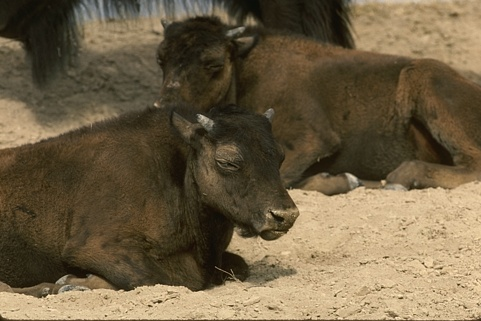
#> input picture Experiments/Image Segmentation exp - v2/Image2/41033.jpg, 481 x 321 px
$ jupyter execute _FCM_imageSegmentation_original-cluster_36.ipynb
#> lines starting #> are read from the running program, lines starting #| are printed output that depends on the picture
### Experiments/Image Segmentation exp - v2/Image2/fuzzy_cmeans.py
import numpy as np
from scipy.linalg import norm
from scipy.spatial.distance import cdist


class FCM:
    def __init__(self, n_clusters=4, max_iter=100, m=2, error=1e-6):
        super().__init__()
        self.u, self.centers = None, None
        self.n_clusters = n_clusters
        self.max_iter = max_iter
        self.m = m
        self.error = error

    def fit(self, X):
        N = X.shape[0]
        C = self.n_clusters
        centers = []

        u = np.random.dirichlet(np.ones(C), size=N)

        iteration = 0
        while iteration < self.max_iter:
            u2 = u.copy()

            centers = self.next_centers(X, u)
            u = self.next_u(X, centers)
            iteration += 1

            # Stopping rule
            if norm(u - u2) < self.error:
                break

        self.u = u
        self.centers = centers
        return centers

    def next_centers(self, X, u):
        um = u ** self.m
        return (X.T @ um / np.sum(um, axis=0)).transpose()

    def next_u(self, X, centers):
        return self._predict(X, centers)

    def _predict(self, X, centers):
        power = float(2 / (self.m - 1))
        temp = cdist(X, centers) ** power
        denominator_ = temp.reshape((X.shape[0], 1, -1)).repeat(temp.shape[-1], axis=1)
        denominator_ = temp[:, :, np.newaxis] / denominator_

        return 1 / denominator_.sum(2)

    def predict(self, X):
        if len(X.shape) == 1:
            X = np.expand_dims(X, axis=0)

        u = self._predict(X, self.centers)
        return np.argmax(u, axis=-1)

### Experiments/Image Segmentation exp - v2/Image1/PsnrSnr.py
import numpy as np
def mse(vref, vcmp):
    """
    Compute Mean Squared Error (MSE) between two images.

    Parameters
    ----------
    vref : array_like
      Reference image
    vcmp : array_like
      Comparison image

    Returns
    -------
    x : float
      MSE between `vref` and `vcmp`
    """

    r = np.asarray(vref, dtype=np.float64).ravel()
    c = np.asarray(vcmp, dtype=np.float64).ravel()
    return np.mean(np.abs(r - c)**2)

def snr(vref, vcmp):
    """
    Compute Signal to Noise Ratio (SNR) of two images.

    Parameters
    ----------
    vref : array_like
      Reference image
    vcmp : array_like
      Comparison image

    Returns
    -------
    x : float
      SNR of `vcmp` with respect to `vref`
    """

    dv = np.var(vref)
    with np.errstate(divide='ignore'):
        rt = dv / mse(vref, vcmp)
    return 10.0 * np.log10(rt)


def psnr(vref, vcmp, rng=None):
    """
    Compute Peak Signal to Noise Ratio (PSNR) of two images. The PSNR
    calculation defaults to using the less common definition in terms
    of the actual range (i.e. max minus min) of the reference signal
    instead of the maximum possible range for the data type
    (i.e. :math:`2^b-1` for a :math:`b` bit representation).

    Parameters
    ----------
    vref : array_like
      Reference image
    vcmp : array_like
      Comparison image
    rng : None or int, optional (default None)
      Signal range, either the value to use (e.g. 255 for 8 bit samples) or
      None, in which case the actual range of the reference signal is used

    Returns
    -------
    x : float
      PSNR of `vcmp` with respect to `vref`
    """

    if rng is None:
        rng = vref.max() - vref.min()
    dv = (rng + 0.0)**2
    with np.errstate(divide='ignore'):
        rt = dv / mse(vref, vcmp)
    return 10.0 * np.log10(rt)

### Experiments/Image Segmentation exp - v2/Image2/_FCM_imageSegmentation_original-cluster_36.ipynb
[cell 1]
import random
from sklearn.utils.extmath import row_norms
from sklearn.utils.extmath import row_norms, squared_norm, stable_cumsum
import scipy.sparse as sp
from sklearn.metrics.pairwise import euclidean_distances
import matplotlib.pyplot as plt
import numpy as np
import seaborn as sns
from sklearn.datasets.samples_generator import make_blobs
import cv2 as cv
from fuzzy_cmeans import FCM
import PsnrSnr as p
np.random.seed(0)

[cell 2]
img = cv.imread("41033.jpg", 0)
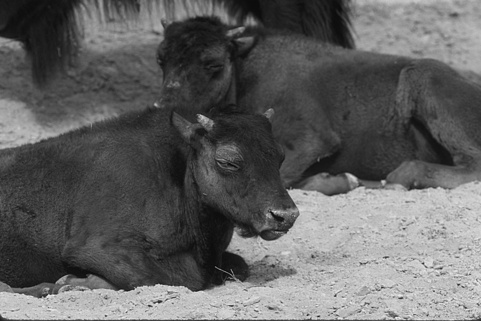
#> img: shape (321, 481); min 6, max 242, mean 97.5
size=200
img = cv.resize(img, dsize=(size, size))
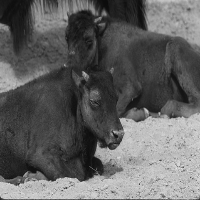
#> img: shape (200, 200); min 11, max 229, mean 97.4
width=img.shape[0]
#> width = 200
height=img.shape[1]
#> height = 200

plt.imshow(img, cmap="gray")
plt.xticks([])
plt.yticks([])
plt.grid(False)
plt.show()

[cell 3]
i = 0
j = 0
luv = []

for h in range(int(width / 2)):
    j = 0
    for k in range(int(height / 2)):
        luv.append([img[i, j], img[i + 1, j], img[i, j + 1], img[i + 1, j + 1]])
        j = j + 2
    i = i + 2
#> after the loop, i = 200; luv = 10000 items, first 6: [24, 27, 25, 26], [23, 22, 24, 23], [23, 24, 22, 24], [24, 25, 22, 23], [22, 23, 25, 24], [23, 23, 20, 19]

x=np.array(luv)

[cell 4]
# [92 lines left out: function _k_init, not called in this run]

[cell 5]
import time as t

cluster = 36

clusterssize = [cluster]  # 2, 3, 4, 5, 6, 7, 8, 9,
timearray = []
error = []
segementedImg = []

[cell 6]
# [13 lines of commented-out code are left out]

[cell 7]
# [6 lines of commented-out code are left out]

[cell 8]
for i in clusterssize:

    start=t.time()
    fuzzy_cmeans2 = FCM(n_clusters=i,max_iter=50,m=10)
    fuzzy_cmeans2.fit(x)
    timearray.append(t.time()-start)
    label=fuzzy_cmeans2.predict(x)

    pic2show = fuzzy_cmeans2.centers[label]
    print(timearray)
#> after the loop, timearray = [5.43]

[cell 9]
centersp = (fuzzy_cmeans2.centers[label]).reshape(
    int(width / 2), int(height / 2), 4
)
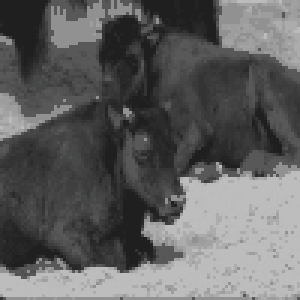
#> centersp: shape (100, 100, 4) float64 (shown 3 times larger); mean of channels 0, 1, 2, 3 97.1, 97, 97.3, 97.2; drawn as B, G, R

[cell 10]
# convert back the clustered image to the original form
# decoding

temp = np.zeros((width, height))
i = 0
j = 0
for h in range(int(width / 2)):
    j = 0
    for k in range(int(height / 2)):
        val = centersp

        temp[i, j] = val[h][k][0]
        temp[i + 1, j] = val[h][k][1]
        temp[i, j + 1] = val[h][k][2]
        temp[i + 1, j + 1] = val[h][k][3]

        j = j + 2
    i = i + 2
#> after the loop, i = 200

plt.imshow(temp, cmap="gray")
plt.xticks([])
plt.yticks([])
plt.grid(False)
plt.savefig("FCM_SegementdIMg_" + str(cluster) + ".jpg")
plt.show()

[cell 11]
plt.imshow(256 - abs(img - temp), cmap="gray")
plt.xticks([])
plt.yticks([])
plt.grid(False)

plt.savefig("FCM_SegementdIMg_error_" + str(cluster) + ".jpg")
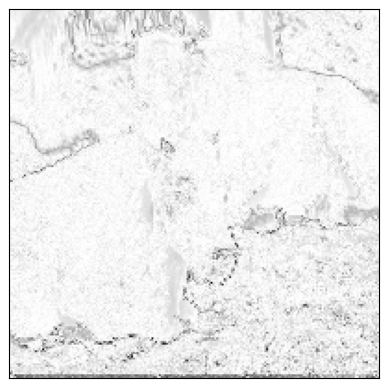
#> figure drawn by matplotlib, 1 panel
plt.show()

[cell 12]
psnr = p.psnr(np.array(img).astype(int), np.array(temp).astype(int))
#> in psnr, `rng = vref.max() - vref.min()`: rng = 218
#> in psnr, `dv = (rng + 0.0)**2`: dv = 47524
#> in psnr, `rt = dv / mse(vref, vcmp)`: rt = 340.9
#> psnr = 25.33
psnr
#> Out = 25.33

[cell 13]
snr = p.snr(np.array(img).astype(int), np.array(temp).astype(int))
#> in snr, `dv = np.var(vref)`: dv = 3423.9
#> in snr, `rt = dv / mse(vref, vcmp)`: rt = 24.56
#> snr = 13.9
psnr
#> Out = 25.33
